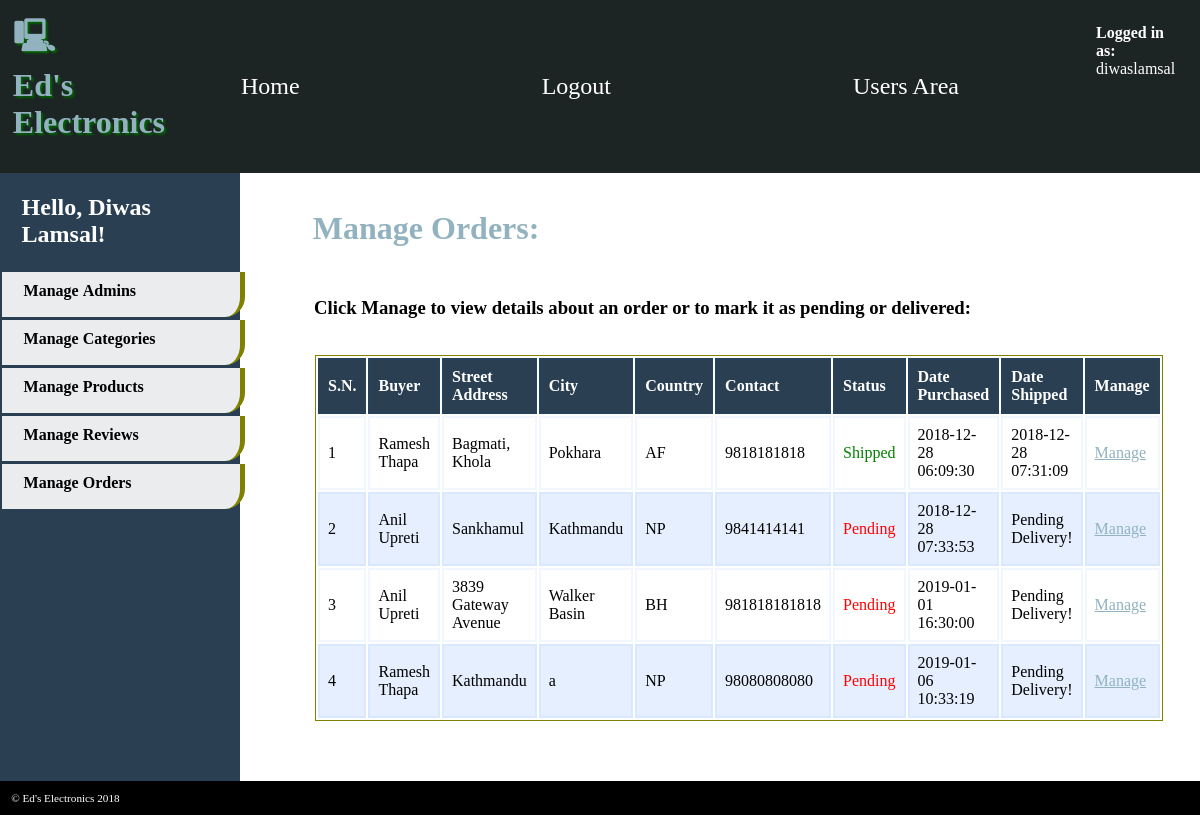
Page /Assignment/Admin/Orders/manageorders.php (signed in) on the committed database.
### tables this page shows
CREATE TABLE `users` (
  `user_id` int(5) NOT NULL,
  `fullname` varchar(255) NOT NULL,
  `username` varchar(50) NOT NULL,
  `email` varchar(255) NOT NULL,
  `password` varchar(255) NOT NULL,
  `type` varchar(10) NOT NULL DEFAULT 'customer',
  `notifications` varchar(10) NOT NULL
);

CREATE TABLE `orders` (
  `order_id` int(5) NOT NULL,
  `user_id` int(5) NOT NULL,
  `street_address` varchar(255) NOT NULL,
  `city` varchar(50) NOT NULL,
  `country` varchar(10) NOT NULL,
  `contact` varchar(20) NOT NULL,
  `status` varchar(50) NOT NULL,
  `date_purchased` datetime NOT NULL,
  `date_delivered` datetime NOT NULL,
  `total_price` decimal(10,2) NOT NULL
);

### Assignment/Admin/Divisions/adminheader.php (the view, shortened to what this page needs)
<?php
  $server = 'localhost';
  $username = 'root';
  $password = '';
  $schema = 'diwas_assignment';
  $pdo = new PDO('mysql:dbname=' . $schema . ';host=' . $server, $username, $password,
								  [PDO::ATTR_ERRMODE => PDO::ERRMODE_EXCEPTION]);
  if(isset($_SESSION['loggedin'])){
		$user = $pdo->prepare('SELECT * FROM users WHERE user_id = :user_id');
    $criteria=[
      'user_id'=>$_SESSION['loggedin']
    ];
    $user->execute($criteria);
    $loggedin = $user->fetch();
  }
?>
<!doctype html>
<html>
	<head>
		<link rel="stylesheet" href="../../Style/electronics.css" type="text/css"/>
    <link rel="stylesheet" href="../Divisions/adminstyle.css" type="text/css"/>
	</head>
	<body>
		<header>
			<h1>Ed's Electronics</h1>
			<ul>
				<li><a href="../Dashboard">Home</a></li>
        <li> <a href = "../../logout.php">Logout</a></li>
        <li><a href = "../../" target= "_blank">Users Area</a></li>
			</ul>
			<address>
				<p><?php
          if(isset($_SESSION['loggedin'])){
            echo'<b>Logged in as:</b> '.$loggedin['username'];
          }?>
			</address>
		</header>
    <main>
<?php
class TableGenerator {
  public $headings;
  public $rows = [];
  public function setHeadings($headings) {
    $this->headings = $headings;
  }
  public function addRow($row) {
    $this->rows[] = $row;
  }
  public function getHTML() {
    $result = '<table>';
    $result = $result . '<thead>';
    $result = $result . '<tr>';
    foreach ($this->headings as $heading) {
      $result = $result . '<th>' . $heading . '</th>';
    }
    $result = $result . '</tr>';
    $result = $result . '</thead>';
    $result = $result . '<tbody>';
    foreach ($this->rows as $row) {
      $result = $result . '<tr>';
      foreach ($row as $cell) {
        $result = $result . '<td>' . $cell . '</td>';
      }
      $result = $result . '</tr>';
  }
  $result = $result . '</tbody>';
  $result = $result . '</table>';
  return $result;
  }
}
?>

### Assignment/Admin/Divisions/adminsidebar.php
</main>
		<aside>
      <div class = "adminSidebar">
        <h1>Hello, <?php if(isset($_SESSION['loggedin']))echo $loggedin['fullname'];?>!</h1>
        <div class = "sidebaroption manageAdmin">
          <a href = "../Admins/manageadministrators.php">Manage&nbsp;Admins</a>
        </div>
        <div class = "sidebaroption manageCategories">
          <a href = "../Categories/managecategories.php">Manage&nbsp;Categories</a>
        </div>
        <div class = "sidebaroption manageProducts">
          <a href = "../Products/manageproducts.php">Manage&nbsp;Products</a>
        </div>
        <div class = "sidebaroption manageReviews">
          <a href = "../Reviews/managereviews.php">Manage&nbsp;Reviews</a>
        </div>
				<div class = "sidebaroption manageOrders">
          <a href = "../Orders/manageorders.php">Manage&nbsp;Orders</a>
        </div>
      </div>
		</aside>

### Assignment/Style/electronics.css (style rules this page uses)
* { margin: 0; padding: 0; }
body { background-color: #DEDEDE; font-family: 'Oxygen-Regular'; display: grid; grid-template-columns: 10% 70% 20%; grid-template-rows: auto; grid-template-areas: "header header header" "img img aside" "main main aside" "footer footer footer"; }
h1 { font-family: 'Audiowide', cursive; margin: 0.4em; }
header h1:before { content: "\1F5B3"; font-family: 'hack'; padding-right: 0.4em; }
header h1 { color: #92B2BF; text-shadow: 2px 2px 2px darkgreen; }
header a { color: white; text-decoration: none; }
header address { float: right; color: white; font-style: normal; padding: 1em; }
main { min-height: 60vh; grid-area: main; padding: 5vw; background-color: white; padding-top: 2vw; }
header { background-color: #1C2524; grid-area: header; }
aside { background-color: #2A3F52; min-height: 20px; grid-area: aside; padding: 1vw; color: white; }
aside a { color: #333; text-decoration: none }
header { display: grid; grid-template-columns: 10% 80% 10%; }
header ul { align-self: center; display: grid; grid-template-columns: auto auto auto; grid-template-rows: auto; color: white; list-style-type: none; }
header > ul > li { font-size: 1.5em; cursor: pointer; text-align: center; }
h1 { font-weight: bold; margin-bottom: 1em; }
p { margin-top: 0.5em; margin-bottom: 0.5em; }
.cartTable td, th { border: 2px solid rgba(0,100,250, 0.05); text-align: left; padding: 8px; }

### Assignment/Admin/Divisions/adminstyle.css (style rules this page uses)
* { margin: 0; padding: 0; }
body { background-color: #DEDEDE; font-family: 'Oxygen-Regular'; display: grid; grid-template-columns: 20% 70% 10%; grid-template-rows: auto; grid-template-areas: "header header header" "aside img img" "aside main main" "footer footer footer"; }
main { min-height: 50vh; }
table { border: 1px solid olive; width: 95%; margin-left: 15px; }
th { background-color: #2A3F52; color: white; }
td, th { border: 2px solid rgba(0,100,250, 0.05); text-align: left; padding: 8px; }
tr:nth-child(even) { background-color: rgba(0,100,250, 0.1); }
.adminSidebar .sidebaroption { height: 35px; width: 100%; padding-left: 10%; padding-top: 10px; margin-left: -10px; margin-bottom: 3px; background: rgba(255, 255, 255, 0.9); border-right: 5px solid olive; border-bottom-right-radius: 20px; display: flex; transition: .2s; font-weight: bold; }
.adminSidebar .sidebaroption a { flex: 1; padding-top: 10px; margin-top: -10px; padding-left: 20px; margin-left: -20px; height: 100%; text-decoration: none; color: black; }

### rows in the picture
users: username "diwaslamsal", fullname "Diwas Lamsal"
orders: user.fullname "Ramesh Thapa Bagmati, Khola Pokhara AF 9818181818 2018-12-28 06:09:30 2018-12-28 07:31:09"
orders: user.fullname "Anil Upreti Sankhamul Kathmandu NP 9841414141 2018-12-28 07:33:53"
orders: user.fullname "Anil Upreti 3839 Gateway Avenue Walker Basin BH 981818181818 2019-01-01 16:30:00"
orders: user.fullname "Ramesh Thapa Kathmandu a NP 98080808080 2019-01-06 10:33:19"

### other values in the picture
$heading "S.N. Buyer Street Address City Country Contact Status Date Purchased Date Shipped Manage"
$cell "1 2 Pending Delivery! 3 Pending Delivery! 4 Pending Delivery!"
